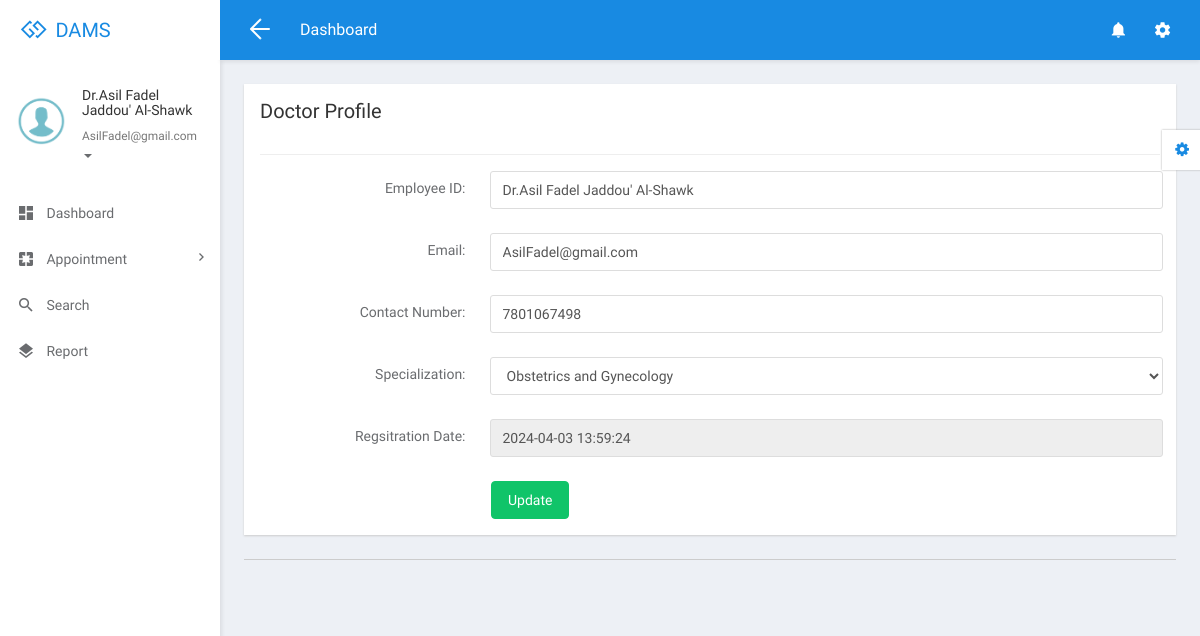
The page /dams/doctor/profile.php (signed in) on the database its author committed.
### tables this page shows
CREATE TABLE `tbldoctor` (
  `ID` int(5) NOT NULL,
  `FullName` varchar(250) DEFAULT NULL,
  `MobileNumber` bigint(10) DEFAULT NULL,
  `Email` varchar(250) DEFAULT NULL,
  `Specialization` varchar(250) DEFAULT NULL,
  `Password` varchar(259) DEFAULT NULL,
  `CreationDate` timestamp NULL DEFAULT current_timestamp()
);

CREATE TABLE `tblspecialization` (
  `ID` int(5) NOT NULL,
  `Specialization` varchar(250) DEFAULT NULL,
  `CreationDate` timestamp NULL DEFAULT current_timestamp()
);

### dams/doctor/profile.php (the view, shortened to what this page needs)
<?php
if (strlen($_SESSION['damsid']==0)) {
  header('location:logout.php');
  } else{
  ?>
<!DOCTYPE html>
<html lang="en">
<head>
  <link rel="stylesheet" href="libs/bower/font-awesome/css/font-awesome.min.css">
  <link rel="stylesheet" href="libs/bower/material-design-iconic-font/dist/css/material-design-iconic-font.css">
  <link rel="stylesheet" href="libs/bower/animate.css/animate.min.css">
  <link rel="stylesheet" href="libs/bower/fullcalendar/dist/fullcalendar.min.css">
  <link rel="stylesheet" href="libs/bower/perfect-scrollbar/css/perfect-scrollbar.css">
  <link rel="stylesheet" href="assets/css/bootstrap.css">
  <link rel="stylesheet" href="assets/css/core.css">
  <link rel="stylesheet" href="assets/css/app.css">
</head>
<body class="menubar-left menubar-unfold menubar-light theme-primary">
<?php include_once('includes/header.php');?>
<?php include_once('includes/sidebar.php');?>
<main id="app-main" class="app-main">
  <div class="wrap">
  <section class="app-content">
    <div class="row">
      <div class="col-md-12">
        <div class="widget">
          <header class="widget-header">
            <h3 class="widget-title">Doctor Profile</h3>
          </header>
          <hr class="widget-separator">
          <div class="widget-body">
            <?php
$did=$_SESSION['damsid'];
$sql="SELECT tbldoctor.*,tblspecialization.ID as sid,tblspecialization.Specialization as sssp from  tbldoctor join tblspecialization on tblspecialization.ID=tbldoctor.Specialization where tbldoctor.ID=:did";
$query = $dbh -> prepare($sql);
$query->bindParam(':did',$did,PDO::PARAM_STR);
$query->execute();
$results=$query->fetchAll(PDO::FETCH_OBJ);
if($query->rowCount() > 0)
{
foreach($results as $row)
{               ?>
            <form class="form-horizontal" method="post">
              <div class="form-group">
                <label for="exampleTextInput1" class="col-sm-3 control-label">Employee ID:</label>
                <div class="col-sm-9">
                  <input id="fname" type="text" class="form-control" placeholder="Full Name" name="fname" required="true" value="<?php  echo $row->FullName;?>">
                </div>
              </div>
              <div class="form-group">
                <label for="email2" class="col-sm-3 control-label">Email:</label>
                <div class="col-sm-9">
                  <input type="email" class="form-control" id="email" name="email" value="<?php  echo $row->Email;?>" required='true'>
                </div>
              </div>
               <div class="form-group">
                <label for="email2" class="col-sm-3 control-label">Contact Number:</label>
                <div class="col-sm-9">
                  <input type="text" class="form-control" id="email2" name="mobilenumber" value="<?php  echo $row->MobileNumber;?>" required='true' maxlength='10'>
                </div>
              </div>
              <div class="form-group">
                <label for="email2" class="col-sm-3 control-label">Specialization:</label>
                <div class="col-sm-9">
                  <select class="form-control" name="specializationid">
        <option value="<?php  echo htmlentities($row->ID);?>"><?php  echo htmlentities($row->sssp);?></option>
        <?php
$sql1="SELECT * from tblspecialization";
$query1 = $dbh -> prepare($sql1);
$query1->execute();
$results1=$query1->fetchAll(PDO::FETCH_OBJ);
$cnt=1;
if($query1->rowCount() > 0)
{
foreach($results1 as $row1)
{               ?>
        <option value="<?php  echo htmlentities($row1->ID);?>"><?php  echo htmlentities($row1->Specialization);?></option><?php $cnt=$cnt+1;}} ?>
      </select>
                </div>
              </div>
              <div class="form-group">
                <label for="email2" class="col-sm-3 control-label">Regsitration Date:</label>
                <div class="col-sm-9">
                  <input type="text" class="form-control" id="email2" name="" value="<?php  echo $row->CreationDate;?>" readonly="true">
                </div>
              </div>
             <?php $cnt=$cnt+1;}} ?>
              <div class="row">
                <div class="col-sm-9 col-sm-offset-3">
                  <button type="submit" class="btn btn-success" name="submit">Update</button>
                </div>
              </div>
            </form>
          </div>
        </div>
      </div>
    </div>
  </section>
</div>
  <?php include_once('includes/footer.php');?>
</main>
<?php include_once('includes/customizer.php');?>
</body>
</html>
<?php }  ?>

### dams/doctor/includes/sidebar.php (shortened to what this page needs)
<aside id="menubar" class="menubar light">
  <div class="app-user">
    <div class="media">
      <div class="media-left">
        <div class="avatar avatar-md avatar-circle">
          <a href="javascript:void(0)"><img class="img-responsive" src="assets/images/images.png" alt="avatar"/></a>
        </div>
      </div>
      <div class="media-body">
        <div class="foldable">
          <?php
$eid=$_SESSION['damsid'];
$sql="SELECT FullName,Email from  tbldoctor where ID=:eid";
$query = $dbh -> prepare($sql);
$query->bindParam(':eid',$eid,PDO::PARAM_STR);
$query->execute();
$results=$query->fetchAll(PDO::FETCH_OBJ);
foreach($results as $row)
{
$email=$row->Email;
$fname=$row->FullName;
}   ?>
          <h5><a href="javascript:void(0)" class="username"><?php  echo $fname ;?></a></h5>
          <ul>
            <li class="dropdown">
              <a href="javascript:void(0)" class="dropdown-toggle usertitle" data-toggle="dropdown" aria-haspopup="true" aria-expanded="false">
                <small><?php  echo $email;?></small>
                <span class="caret"></span>
              </a>
            </li>
          </ul>
        </div>
      </div>
    </div>
  </div>
  <div class="menubar-scroll">
    <div class="menubar-scroll-inner">
      <ul class="app-menu">
        <li class="has-submenu">
          <a href="dashboard.php">
            <i class="menu-icon zmdi zmdi-view-dashboard zmdi-hc-lg"></i>
            <span class="menu-text">Dashboard</span>
          </a>
        </li>
       <li class="has-submenu">
          <a href="javascript:void(0)" class="submenu-toggle">
            <i class="menu-icon zmdi zmdi-pages zmdi-hc-lg"></i>
            <span class="menu-text">Appointment</span>
            <i class="menu-caret zmdi zmdi-hc-sm zmdi-chevron-right"></i>
          </a>
        </li>
        <li>
          <a href="search.php">
            <i class="menu-icon zmdi zmdi-search zmdi-hc-lg"></i>
            <span class="menu-text">Search</span>
          </a>
        </li>
        <li>
          <a href="appointment-bwdates.php">
            <i class="menu-icon zmdi zmdi-layers zmdi-hc-lg"></i>
            <span class="menu-text">Report</span>
          </a>
        </li>
      </ul>
    </div>
  </div>
</aside>

### rows shown on the page
tbldoctor: FullName "Dr.Asil Fadel Jaddou' Al-Shawk", Email "AsilFadel@gmail.com", fname "Dr.Asil Fadel Jaddou' Al-Shawk", email "AsilFadel@gmail.com", mobilenumber "7801067498", specializationid "Obstetrics and Gynecology", CreationDate "2024-04-03 13:59:24"
